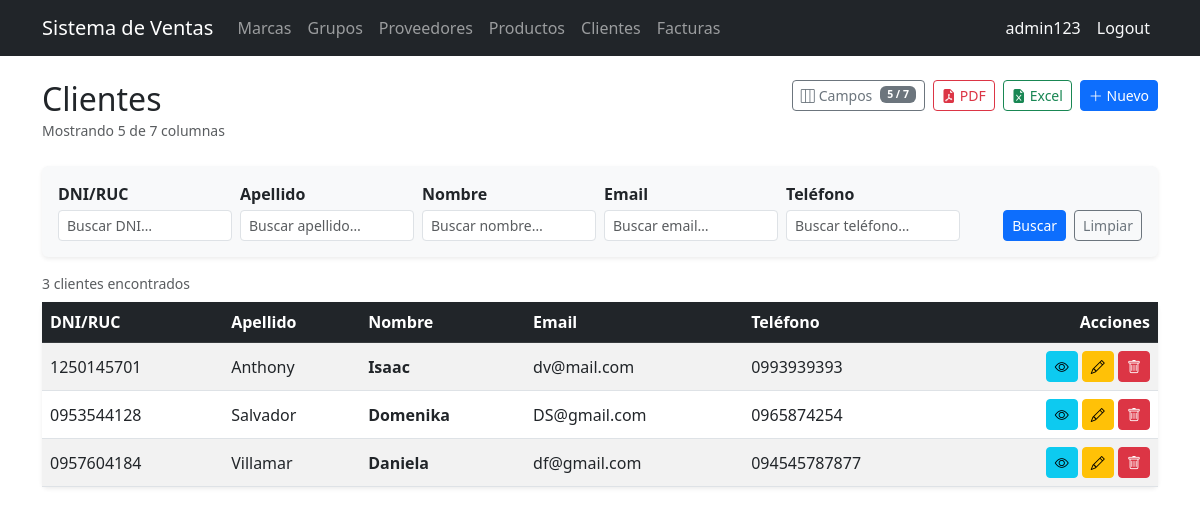
The page /customers/ (signed in) on the database as committed earlier.
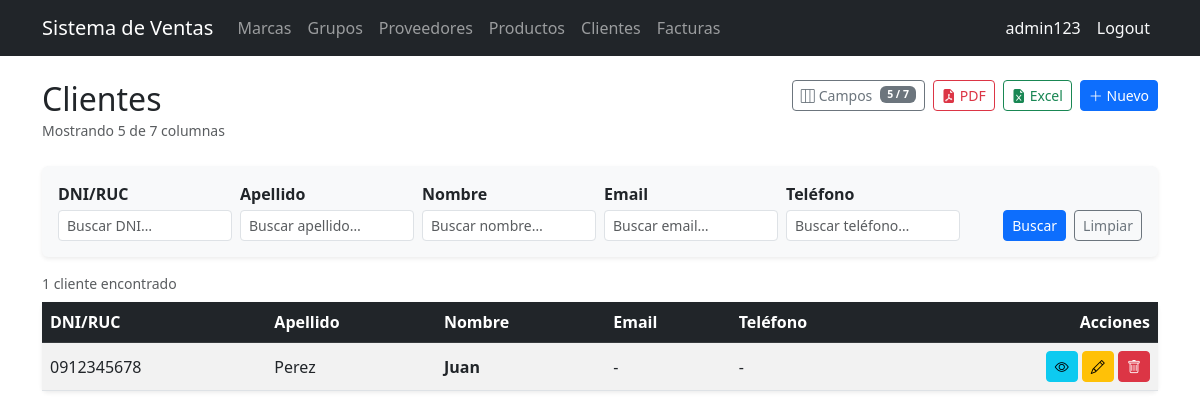
The same page on the database as committed later.
### billing/models.py (models this page shows, shortened)
class Customer(models.Model):
    dni = models.CharField(max_length=13, unique=True, verbose_name='DNI/RUC', validators=[validate_cedula_ec])
    first_name = models.CharField(max_length=100, verbose_name='Nombre')
    last_name = models.CharField(max_length=100, verbose_name='Apellido')
    email = models.EmailField(blank=True, null=True)
    phone = models.CharField(max_length=20, blank=True, null=True, verbose_name='Teléfono')
    address = models.TextField(blank=True, null=True, verbose_name='Dirección')
    is_active = models.BooleanField(default=True, verbose_name='Activo')
    created_at = models.DateTimeField(auto_now_add=True)
    updated_at = models.DateTimeField(auto_now=True)
    class Meta:
        ordering = ['last_name', 'first_name']

### billing/views.py (the view, shortened to what this page needs)
# urls.py: path('customers/', views.CustomerListView.as_view(), name='customer_list'),
class CustomerListView(ExportMixin, LoginRequiredMixin, ListView):
    model = Customer
    template_name = 'billing/customer_list.html'
    context_object_name = 'items'
    paginate_by = 3
    export_filename = 'clientes'
    ALL_COLUMNS = CUSTOMER_ALL_COLUMNS
    def get_queryset(self):
        qs = Customer.objects.all()
        form = CustomerSearchForm(self.request.GET)
        if form.is_valid():
            if form.cleaned_data.get('dni'):
                qs = qs.filter(dni__icontains=form.cleaned_data['dni'])
            if form.cleaned_data.get('last_name'):
                qs = qs.filter(last_name__icontains=form.cleaned_data['last_name'])
            if form.cleaned_data.get('first_name'):
                qs = qs.filter(first_name__icontains=form.cleaned_data['first_name'])
            if form.cleaned_data.get('email'):
                qs = qs.filter(email__icontains=form.cleaned_data['email'])
            if form.cleaned_data.get('phone'):
                qs = qs.filter(phone__icontains=form.cleaned_data['phone'])
        return qs
    def get_context_data(self, **kwargs):
        ctx = super().get_context_data(**kwargs)
        ctx['search_form'] = CustomerSearchForm(self.request.GET)
        ctx['all_columns'] = self.ALL_COLUMNS
        ctx['all_col_keys_json'] = json.dumps([c['key'] for c in self.ALL_COLUMNS])
        ctx['default_col_keys_json'] = json.dumps(
            [c['key'] for c in self.ALL_COLUMNS if c.get('default', True)]
        )
        return ctx

### billing/forms.py
class CustomerSearchForm(forms.Form):
    dni = forms.CharField(
        required=False, label='DNI/RUC',
        widget=forms.TextInput(attrs={**_sm_text, 'placeholder': 'Buscar DNI…'})
    )
    last_name = forms.CharField(
        required=False, label='Apellido',
        widget=forms.TextInput(attrs={**_sm_text, 'placeholder': 'Buscar apellido…'})
    )
    first_name = forms.CharField(
        required=False, label='Nombre',
        widget=forms.TextInput(attrs={**_sm_text, 'placeholder': 'Buscar nombre…'})
    )
    email = forms.CharField(
        required=False, label='Email',
        widget=forms.TextInput(attrs={**_sm_text, 'placeholder': 'Buscar email…'})
    )
    phone = forms.CharField(
        required=False, label='Teléfono',
        widget=forms.TextInput(attrs={**_sm_text, 'placeholder': 'Buscar teléfono…'})
    )

### billing/mixins.py (called while the page is built)
    def get(self, request, *args, **kwargs):
        fmt = request.GET.get('export')
        if fmt == 'pdf':
            return self.export_pdf(self.get_queryset())
        if fmt == 'excel':
            return self.export_excel(self.get_queryset())
        return super().get(request, *args, **kwargs)

### billing/templates/billing/customer_list.html (shortened to what the changed rows need)
{% extends 'billing/base.html' %}
{% block content %}
<div class="d-flex justify-content-between align-items-start mb-4 flex-wrap gap-2">
  <div>
    <h2 class="mb-0">Clientes</h2>
  </div>
</div>
<div class="d-flex justify-content-between align-items-center mb-2">
  <small class="text-muted">
    {% if paginator.count == 1 %}1 cliente encontrado
    {% else %}{{ paginator.count }} clientes encontrados{% endif %}
  </small>
</div>
<div class="card shadow-sm border-0">
  <div class="table-responsive">
    <table class="table table-striped table-hover align-middle mb-0" id="customerTable">
      <thead class="table-dark">
        <tr>
          <th data-col="dni">DNI/RUC</th>
          <th data-col="last_name">Apellido</th>
          <th data-col="first_name">Nombre</th>
          <th data-col="email">Email</th>
          <th data-col="phone">Teléfono</th>
          <th class="text-end" style="white-space:nowrap;">Acciones</th>
        </tr>
      </thead>
      <tbody>
        {% for item in items %}
        <tr>
          <td data-col="dni">{{ item.dni }}</td>
          <td data-col="last_name">{{ item.last_name }}</td>
          <td data-col="first_name" class="fw-semibold">{{ item.first_name }}</td>
          <td data-col="email">{{ item.email|default:"-" }}</td>
          <td data-col="phone">{{ item.phone|default:"-" }}</td>
          <td class="text-end text-nowrap">
            <a href="{% url 'billing:customer_detail' item.pk %}" class="btn btn-sm btn-info" title="Ver" aria-label="Ver">
              <i class="bi bi-eye"></i>
            </a>
            <a href="{% url 'billing:customer_update' item.pk %}" class="btn btn-sm btn-warning" title="Editar" aria-label="Editar">
              <i class="bi bi-pencil"></i>
            </a>
            <a href="{% url 'billing:customer_delete' item.pk %}" class="btn btn-sm btn-danger" title="Eliminar" aria-label="Eliminar">
              <i class="bi bi-trash"></i>
            </a>
          </td>
        </tr>
        {% endfor %}
      </tbody>
    </table>
  </div>
</div>
{% endblock %}

Rows that differ between the two databases and show on the page:
removed Customer: dni "1250145701", last_name "Anthony", first_name "Isaac", email "dv@mail.com", phone "0993939393"
removed Customer: dni "0953544128", last_name "Salvador", first_name "Domenika", email "DS@gmail.com", phone "0965874254"
removed Customer: dni "0957604184", last_name "Villamar", first_name "Daniela", email "df@gmail.com", phone "094545787877"
added Customer: dni "0912345678", last_name "Perez", first_name "Juan", email "-", phone "-"
Other text that changed with them:
{{ paginator.count }}: "3" → (not shown)
text no longer shown: "clientes encontrados"
text now shown: "1 cliente encontrado"
